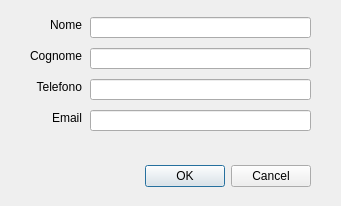
<?xml version="1.0" encoding="UTF-8"?>
<ui version="4.0">
 <class>GetRecord</class>
 <widget class="QDialog" name="GetRecord">
  <property name="geometry">
   <rect>
    <x>0</x>
    <y>0</y>
    <width>341</width>
    <height>206</height>
   </rect>
  </property>
  <property name="windowTitle">
   <string>Dialog</string>
  </property>
  <widget class="QDialogButtonBox" name="ok_cancel">
   <property name="geometry">
    <rect>
     <x>140</x>
     <y>160</y>
     <width>171</width>
     <height>32</height>
    </rect>
   </property>
   <property name="orientation">
    <enum>Qt::Horizontal</enum>
   </property>
   <property name="standardButtons">
    <set>QDialogButtonBox::Cancel|QDialogButtonBox::Ok</set>
   </property>
  </widget>
  <widget class="QLineEdit" name="nome">
   <property name="geometry">
    <rect>
     <x>90</x>
     <y>17</y>
     <width>221</width>
     <height>21</height>
    </rect>
   </property>
  </widget>
  <widget class="QLabel" name="label_nome">
   <property name="geometry">
    <rect>
     <x>46</x>
     <y>17</y>
     <width>36</width>
     <height>16</height>
    </rect>
   </property>
   <property name="text">
    <string>Nome</string>
   </property>
   <property name="alignment">
    <set>Qt::AlignRight|Qt::AlignTrailing|Qt::AlignVCenter</set>
   </property>
  </widget>
  <widget class="QLabel" name="label_cognome">
   <property name="geometry">
    <rect>
     <x>24</x>
     <y>48</y>
     <width>58</width>
     <height>16</height>
    </rect>
   </property>
   <property name="text">
    <string>Cognome</string>
   </property>
   <property name="alignment">
    <set>Qt::AlignRight|Qt::AlignTrailing|Qt::AlignVCenter</set>
   </property>
  </widget>
  <widget class="QLineEdit" name="cognome">
   <property name="geometry">
    <rect>
     <x>90</x>
     <y>48</y>
     <width>221</width>
     <height>21</height>
    </rect>
   </property>
  </widget>
  <widget class="QLabel" name="label_telefono">
   <property name="geometry">
    <rect>
     <x>30</x>
     <y>79</y>
     <width>52</width>
     <height>16</height>
    </rect>
   </property>
   <property name="text">
    <string>Telefono</string>
   </property>
   <property name="alignment">
    <set>Qt::AlignRight|Qt::AlignTrailing|Qt::AlignVCenter</set>
   </property>
  </widget>
  <widget class="QLineEdit" name="telefono">
   <property name="geometry">
    <rect>
     <x>90</x>
     <y>79</y>
     <width>221</width>
     <height>21</height>
    </rect>
   </property>
  </widget>
  <widget class="QLabel" name="label_email">
   <property name="geometry">
    <rect>
     <x>50</x>
     <y>110</y>
     <width>32</width>
     <height>16</height>
    </rect>
   </property>
   <property name="text">
    <string>Email</string>
   </property>
   <property name="alignment">
    <set>Qt::AlignRight|Qt::AlignTrailing|Qt::AlignVCenter</set>
   </property>
  </widget>
  <widget class="QLineEdit" name="email">
   <property name="geometry">
    <rect>
     <x>90</x>
     <y>110</y>
     <width>221</width>
     <height>21</height>
    </rect>
   </property>
  </widget>
 </widget>
 <resources/>
 <connections>
  <connection>
   <sender>ok_cancel</sender>
   <signal>accepted()</signal>
   <receiver>GetRecord</receiver>
   <slot>accept()</slot>
   <hints>
    <hint type="sourcelabel">
     <x>248</x>
     <y>254</y>
    </hint>
    <hint type="destinationlabel">
     <x>157</x>
     <y>274</y>
    </hint>
   </hints>
  </connection>
  <connection>
   <sender>ok_cancel</sender>
   <signal>rejected()</signal>
   <receiver>GetRecord</receiver>
   <slot>reject()</slot>
   <hints>
    <hint type="sourcelabel">
     <x>316</x>
     <y>260</y>
    </hint>
    <hint type="destinationlabel">
     <x>286</x>
     <y>274</y>
    </hint>
   </hints>
  </connection>
 </connections>
</ui>
